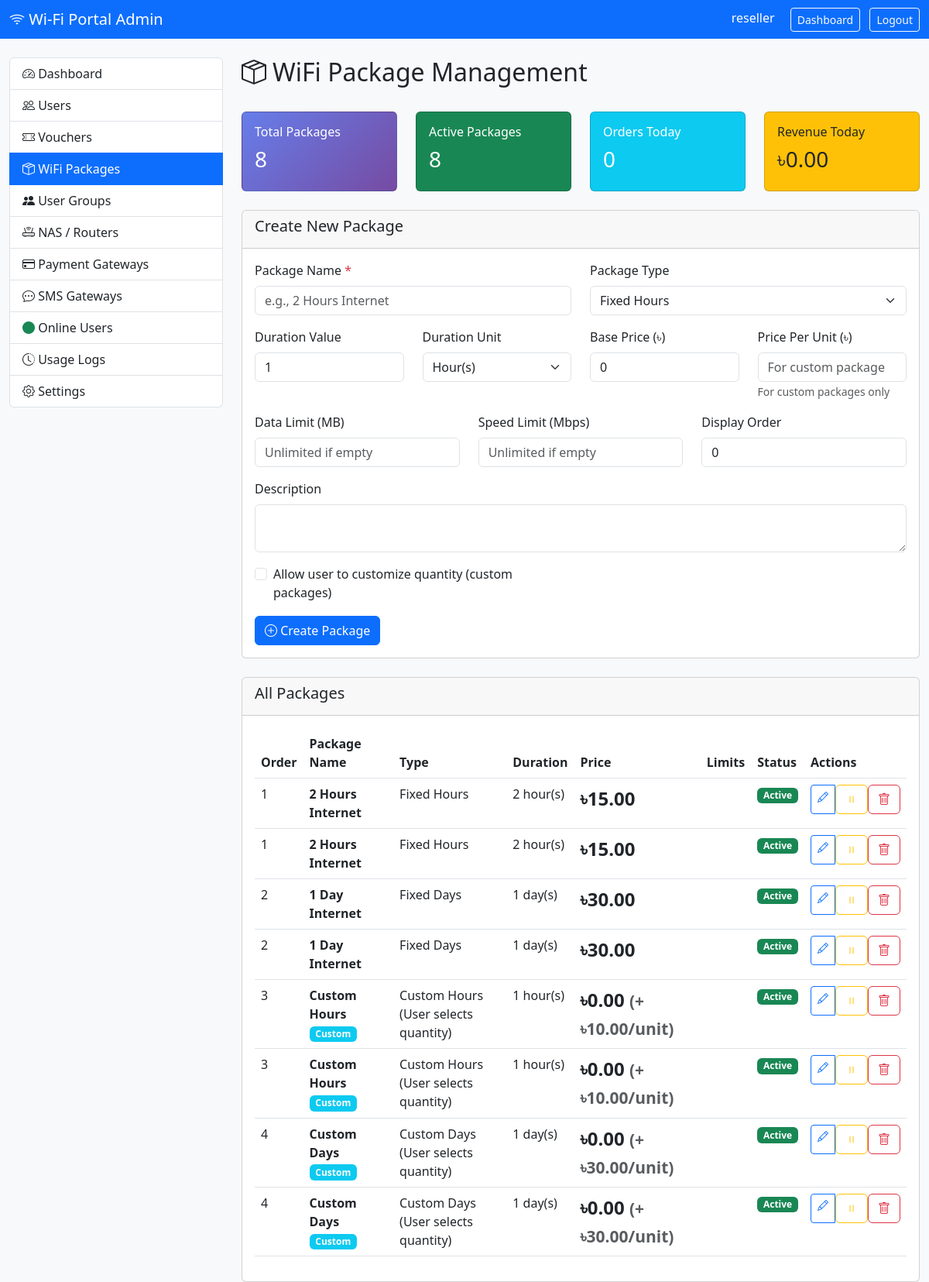
Screenshot of /admin/packages.php (signed in) with the database file from the repository.
### tables this page shows
CREATE TABLE IF NOT EXISTS wifi_packages (
    id int(11) unsigned NOT NULL AUTO_INCREMENT,
    package_name varchar(128) NOT NULL,
    package_type enum('hourly', 'daily', 'custom_hourly', 'custom_daily') NOT NULL,
    duration_value int(11) NOT NULL COMMENT 'Duration in hours or days',
    duration_unit enum('hour', 'day') NOT NULL,
    base_price decimal(10,2) NOT NULL COMMENT 'Base price for fixed packages',
    price_per_unit decimal(10,2) DEFAULT NULL COMMENT 'Price per hour/day for custom packages',
    data_limit_mb int(11) DEFAULT NULL COMMENT 'Data limit in MB (NULL = unlimited)',
    speed_limit_mbps int(11) DEFAULT NULL COMMENT 'Speed limit in Mbps (NULL = unlimited)',
    description text,
    is_active tinyint(1) DEFAULT '1',
    is_custom tinyint(1) DEFAULT '0' COMMENT '1 = User can customize quantity',
    display_order int(11) DEFAULT '0',
    created_at timestamp NOT NULL DEFAULT CURRENT_TIMESTAMP,
    updated_at timestamp NOT NULL DEFAULT CURRENT_TIMESTAMP ON UPDATE CURRENT_TIMESTAMP,
    PRIMARY KEY (id),
    KEY package_type (package_type),
    KEY is_active (is_active),
    KEY display_order (display_order)
);

### admin/packages.php (the view, shortened to what the rows shown need)
<?php
$pdo = getDBConnection();
$table_exists = false;
try {
    $table_exists = true;
} catch (PDOException $e) {
    try {
        $pdo->exec("
            CREATE TABLE IF NOT EXISTS wifi_packages (
                id int(11) unsigned NOT NULL AUTO_INCREMENT,
                package_name varchar(128) NOT NULL,
                package_type enum('hourly', 'daily', 'custom_hourly', 'custom_daily') NOT NULL,
                duration_value int(11) NOT NULL,
                duration_unit enum('hour', 'day') NOT NULL,
                base_price decimal(10,2) NOT NULL,
                price_per_unit decimal(10,2) DEFAULT NULL,
                data_limit_mb int(11) DEFAULT NULL,
                speed_limit_mbps int(11) DEFAULT NULL,
                description text,
                is_active tinyint(1) DEFAULT '1',
                is_custom tinyint(1) DEFAULT '0',
                display_order int(11) DEFAULT '0',
                created_at timestamp NOT NULL DEFAULT CURRENT_TIMESTAMP,
                updated_at timestamp NOT NULL DEFAULT CURRENT_TIMESTAMP ON UPDATE CURRENT_TIMESTAMP,
                PRIMARY KEY (id),
                KEY package_type (package_type),
                KEY is_active (is_active),
                KEY display_order (display_order)
            ) ENGINE=InnoDB DEFAULT CHARSET=utf8mb4
        ");
        $pdo->exec("
            CREATE TABLE IF NOT EXISTS package_orders (
                id int(11) unsigned NOT NULL AUTO_INCREMENT,
                order_code varchar(32) NOT NULL,
                package_id int(11) unsigned NOT NULL,
                user_identifier varchar(128) NOT NULL,
                quantity int(11) DEFAULT '1',
                total_amount decimal(10,2) NOT NULL,
                duration_granted int(11) NOT NULL,
                payment_gateway varchar(64) DEFAULT NULL,
                payment_status enum('pending', 'paid', 'failed', 'cancelled') DEFAULT 'pending',
                payment_transaction_id varchar(255) DEFAULT NULL,
                voucher_code varchar(64) DEFAULT NULL,
                created_at timestamp NOT NULL DEFAULT CURRENT_TIMESTAMP,
                paid_at timestamp NULL DEFAULT NULL,
                expires_at timestamp NULL DEFAULT NULL,
                PRIMARY KEY (id),
                UNIQUE KEY order_code (order_code),
                KEY package_id (package_id),
                KEY payment_status (payment_status),
                KEY user_identifier (user_identifier)
            ) ENGINE=InnoDB DEFAULT CHARSET=utf8mb4
        ");
        $pdo->exec("
            INSERT INTO wifi_packages (package_name, package_type, duration_value, duration_unit, base_price, price_per_unit, description, is_active, is_custom, display_order) VALUES
            ('2 Hours Internet', 'hourly', 2, 'hour', 15.00, NULL, '2 hours of high-speed internet access', 1, 0, 1),
            ('1 Day Internet', 'daily', 1, 'day', 30.00, NULL, '24 hours of high-speed internet access', 1, 0, 2),
            ('Custom Hours', 'custom_hourly', 1, 'hour', 0.00, 10.00, 'Choose how many hours you need. BDT 10 per hour', 1, 1, 3),
            ('Custom Days', 'custom_daily', 1, 'day', 0.00, 30.00, 'Choose how many days you need. BDT 30 per day', 1, 1, 4)
            ON DUPLICATE KEY UPDATE package_name=package_name
        ");
        $table_exists = true;
        $message = "Package tables created successfully!";
    } catch (PDOException $create_error) {
        $error = "Error creating package tables: " . $create_error->getMessage();
    }
}
$packages = [];
if ($table_exists) {
    try {
        $packages = $pdo->query("
            SELECT * FROM wifi_packages
            ORDER BY display_order ASC, id ASC
        ")->fetchAll(PDO::FETCH_ASSOC);
    } catch (PDOException $e) {
        $error = "Error loading packages: " . $e->getMessage();
    }
}
$stats = ['total' => 0, 'active' => 0, 'orders_today' => 0, 'revenue_today' => 0];
if ($table_exists) {
    try {
        $stats['total'] = $pdo->query("SELECT COUNT(*) FROM wifi_packages")->fetchColumn();
        $stats['active'] = $pdo->query("SELECT COUNT(*) FROM wifi_packages WHERE is_active = 1")->fetchColumn();
        $stats['orders_today'] = $pdo->query("SELECT COUNT(*) FROM package_orders WHERE DATE(created_at) = CURDATE()")->fetchColumn();
        $stats['revenue_today'] = $pdo->query("SELECT COALESCE(SUM(total_amount), 0) FROM package_orders WHERE DATE(created_at) = CURDATE() AND payment_status = 'paid'")->fetchColumn();
    } catch (PDOException $e) {
    }
}
$package_types = [
    'hourly' => 'Fixed Hours',
    'daily' => 'Fixed Days',
    'custom_hourly' => 'Custom Hours (User selects quantity)',
    'custom_daily' => 'Custom Days (User selects quantity)'
];
?>
<!DOCTYPE html>
<html lang="en">
<head>
    <link href="https://cdn.jsdelivr.net/npm/bootstrap@5.3.0/dist/css/bootstrap.min.css" rel="stylesheet">
    <link rel="stylesheet" href="https://cdn.jsdelivr.net/npm/bootstrap-icons@1.10.0/font/bootstrap-icons.css">
</head>
<body class="bg-light">
    <div class="container-fluid mt-4">
        <div class="row">
            <div class="col-md-9">
                <div class="d-flex justify-content-between align-items-center mb-4">
                    <h2><i class="bi bi-box-seam me-2"></i>WiFi Package Management</h2>
                </div>
                <div class="row mb-4">
                    <div class="col-md-3">
                        <div class="card stats-card">
                            <div class="card-body">
                                <h6>Total Packages</h6>
                                <h3><?php echo $stats['total']; ?></h3>
                            </div>
                        </div>
                    </div>
                    <div class="col-md-3">
                        <div class="card bg-success text-white">
                            <div class="card-body">
                                <h6>Active Packages</h6>
                                <h3><?php echo $stats['active']; ?></h3>
                            </div>
                        </div>
                    </div>
                    <div class="col-md-3">
                        <div class="card bg-warning text-dark">
                            <div class="card-body">
                                <h6>Revenue Today</h6>
                                <h3>৳<?php echo number_format($stats['revenue_today'], 2); ?></h3>
                            </div>
                        </div>
                    </div>
                </div>
                <div class="card">
                    <div class="card-body">
                        <?php if (empty($packages)): ?>
                            <p class="text-muted text-center py-4">No packages created yet.</p>
                        <?php else: ?>
                            <div class="table-responsive">
                                <table class="table table-hover">
                                    <thead>
                                        <tr>
                                            <th>Order</th>
                                            <th>Package Name</th>
                                            <th>Type</th>
                                            <th>Duration</th>
                                            <th>Price</th>
                                            <th>Limits</th>
                                            <th>Status</th>
                                            <th>Actions</th>
                                        </tr>
                                    </thead>
                                    <tbody>
                                        <?php foreach ($packages as $package): ?>
                                            <tr>
                                                <td><?php echo $package['display_order']; ?></td>
                                                <td>
                                                    <strong><?php echo htmlspecialchars($package['package_name']); ?></strong>
                                                    <?php if ($package['is_custom']): ?>
                                                        <span class="badge bg-info">Custom</span>
                                                    <?php endif; ?>
                                                </td>
                                                <td><?php echo htmlspecialchars($package_types[$package['package_type']] ?? $package['package_type']); ?></td>
                                                <td>
                                                    <?php echo $package['duration_value']; ?>
                                                    <?php echo $package['duration_unit']; ?>(s)
                                                </td>
                                                <td class="price-tag">
                                                    ৳<?php echo number_format($package['base_price'], 2); ?>
                                                    <?php if ($package['price_per_unit']): ?>
                                                        <small class="text-muted">(+ ৳<?php echo $package['price_per_unit']; ?>/unit)</small>
                                                    <?php endif; ?>
                                                </td>
                                                <td>
                                                </td>
                                                <td>
                                                    <?php if ($package['is_active']): ?>
                                                        <span class="badge bg-success">Active</span>
                                                    <?php else: ?>
                                                        <span class="badge bg-secondary">Inactive</span>
                                                    <?php endif; ?>
                                                </td>
                                                <td>
                                                    <div class="btn-group btn-group-sm">
                                                        <a href="?edit=<?php echo $package['id']; ?>" class="btn btn-outline-primary">
                                                            <i class="bi bi-pencil"></i>
                                                        </a>
                                                        <form method="POST" style="display: inline;">
                                                            <button type="submit" class="btn btn-outline-<?php echo $package['is_active'] ? 'warning' : 'success'; ?>">
                                                                <i class="bi bi-<?php echo $package['is_active'] ? 'pause' : 'play'; ?>"></i>
                                                            </button>
                                                        </form>
                                                        <form method="POST" style="display: inline;" onsubmit="return confirm('Delete this package?');">
                                                            <button type="submit" class="btn btn-outline-danger">
                                                                <i class="bi bi-trash"></i>
                                                            </button>
                                                        </form>
                                                    </div>
                                                </td>
                                            </tr>
                                        <?php endforeach; ?>
                                    </tbody>
                                </table>
                            </div>
                        <?php endif; ?>
                    </div>
                </div>
            </div>
        </div>
    </div>
</body>
</html>

### rows the page displays
wifi_packages: id "8", base_price "0.00", display_order "4", package_name "Custom Days", is_custom "Custom", package_type "Custom Days (User selects quantity)", duration_value "1", duration_unit "day", price_per_unit "30.00", is_active "Active"
wifi_packages: display_order "1", package_name "2 Hours Internet", package_type "Fixed Hours", duration_value "2", duration_unit "hour", base_price "15.00", is_active "Active"
wifi_packages: display_order "1", package_name "2 Hours Internet", package_type "Fixed Hours", duration_value "2", duration_unit "hour", base_price "15.00", is_active "Active"
wifi_packages: display_order "2", package_name "1 Day Internet", package_type "Fixed Days", duration_value "1", duration_unit "day", base_price "30.00", is_active "Active"
wifi_packages: display_order "2", package_name "1 Day Internet", package_type "Fixed Days", duration_value "1", duration_unit "day", base_price "30.00", is_active "Active"
wifi_packages: display_order "3", package_name "Custom Hours", is_custom "Custom", package_type "Custom Hours (User selects quantity)", duration_value "1", duration_unit "hour", base_price "0.00", price_per_unit "10.00", is_active "Active"
wifi_packages: display_order "3", package_name "Custom Hours", is_custom "Custom", package_type "Custom Hours (User selects quantity)", duration_value "1", duration_unit "hour", base_price "0.00", price_per_unit "10.00", is_active "Active"
wifi_packages: display_order "4", package_name "Custom Days", is_custom "Custom", package_type "Custom Days (User selects quantity)", duration_value "1", duration_unit "day", base_price "0.00", price_per_unit "30.00", is_active "Active"

### other values shown
$_SESSION['admin_username'] "reseller"
$stats['orders_today'] "0"
form field package_type "Fixed Hours"
